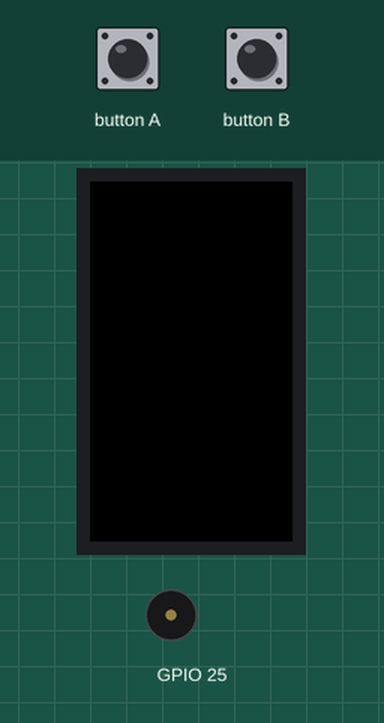
This sketch was run on a simulated ESP32. Shown: 135×240 colour display, buzzer (waves = sounding). The test bench sets the inputs (shaded band).

Above: at 1.3 s.
1.4 s: button A pressed for 0.15 s
At 2.7 s:
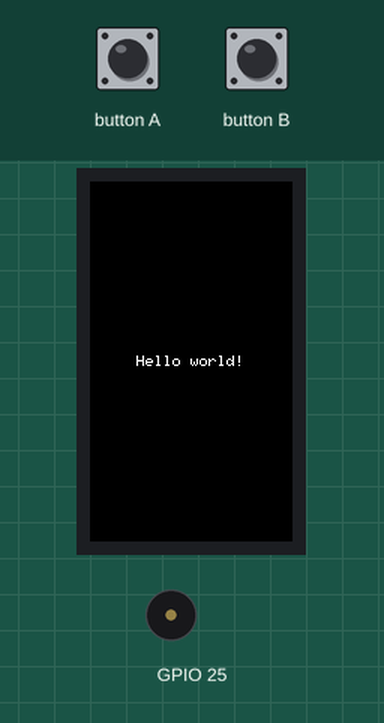
3.0 s: button A pressed for 1 s
At 5.1 s:
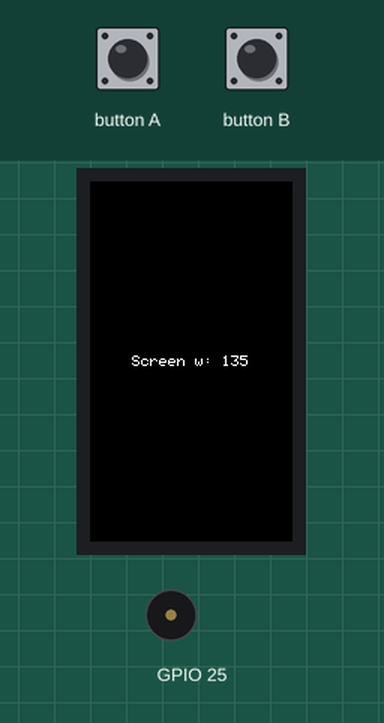
5.5 s: button A pressed for 0.15 s
At 6.8 s:
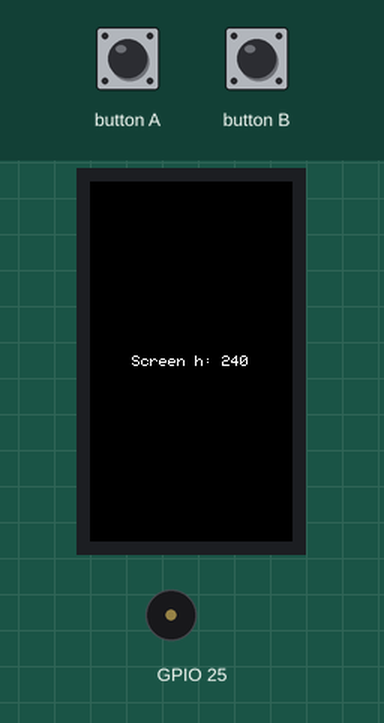
7.1 s: button A pressed for 3.2 s
At 11.1 s:
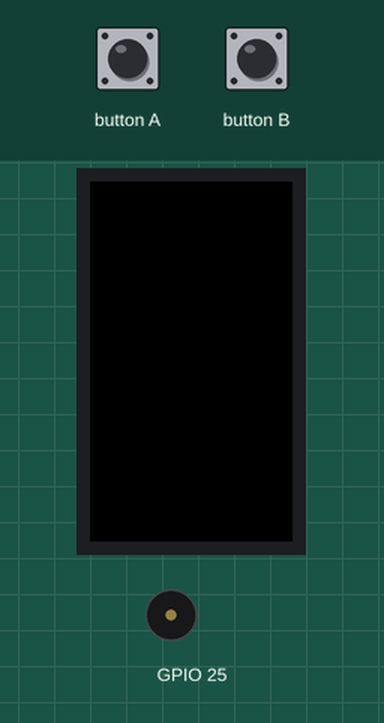
Timing chart, 0 to 12.6 s (numbered marks = the images above; inputs shaded):
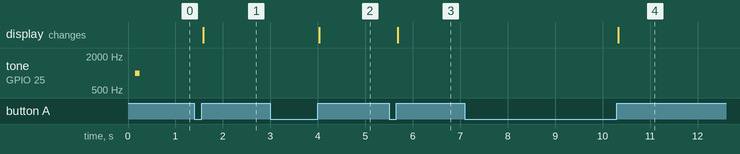

The sketch:

m5stickcplus-demo.ino
```cpp
#include <M5StickCPlus.h>

volatile uint8_t stage = 0;

void drawText(const char* text) {
  M5.Lcd.fillScreen(BLACK);
  M5.Lcd.setTextColor(WHITE);
  M5.Lcd.setTextSize(1);
  M5.Lcd.setTextDatum(MC_DATUM);
  int16_t x = M5.Lcd.width() / 2;
  int16_t y = M5.Lcd.height() / 2;
  M5.Lcd.drawString(text, x, y);
}

void setup() {
  M5.begin();

  M5.Beep.beep();
}

void loop() {
  M5.update();

  if (M5.BtnA.wasReleased()) {
    stage++;
    switch (stage) {
      case 1:
        drawText("Hello world!");
        break;
      case 2:
        drawText(String("Screen w: " + String(M5.Lcd.width())).c_str());
        break;
      case 3:
        drawText(String("Screen h: " + String(M5.Lcd.height())).c_str());
        break;
      default:
        M5.Lcd.fillScreen(BLACK);
        stage = 0;
    }
  }
}
```

Measured:
- after the input at 1.4 s, the display: changes after 0.18 s (image 1)
- after the input at 3.0 s, the display: changes after 1.0 s (image 2)
- after the input at 5.5 s, the display: changes after 0.18 s (image 3)
- after the input at 7.1 s, the display: changes after 3.2 s (image 4)
